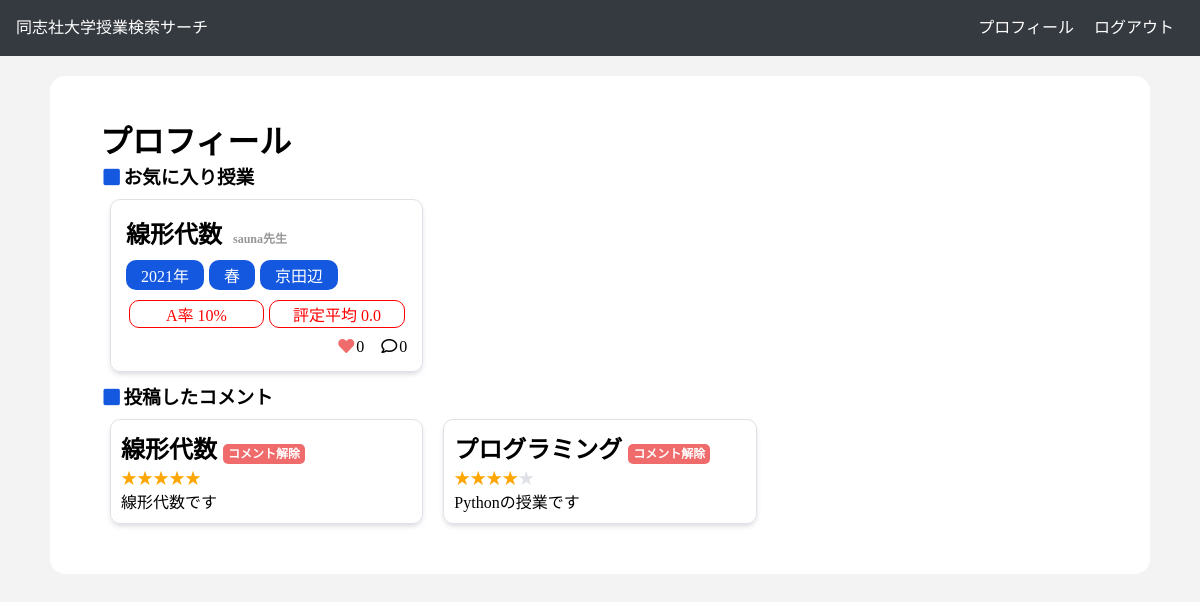
Page /accounts/profile/ (signed in) on the earlier database version.
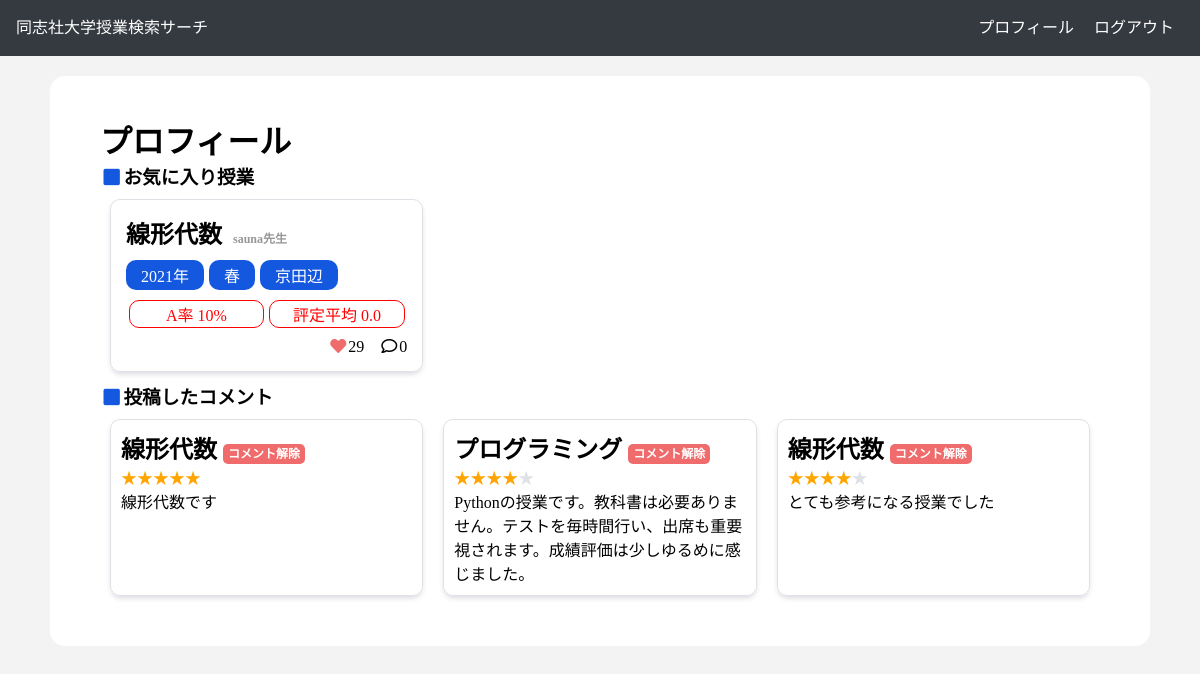
Same page on the later database version.
### dclass_application/models.py (models this page shows, shortened)
class Classes(models.Model):
    class_name = models.CharField(max_length=100)
    a_ratio = models.FloatField(default=0.0)
    b_ratio = models.FloatField(default=0.0)
    c_ratio = models.FloatField(default=0.0)
    d_ratio = models.FloatField(default=0.0)
    f_ratio = models.FloatField(default=0.0)
    o_ratio = models.FloatField(default=0.0)
    average_evaluation = models.FloatField(default=0.0)
    term = models.CharField(max_length=100)
    year = models.IntegerField(default=2021)
    place = models.CharField(max_length=100)
    class_form = models.CharField(max_length=100)
    day = models.CharField(max_length=100)
    time = models.CharField(max_length=100)
    favorite = models.IntegerField(default=0)
    textbook = models.CharField(max_length=100)
    code = models.CharField(max_length=100)
    faculty = models.CharField(max_length=100)
    teacher = models.CharField(max_length=100)
    syllabus_link = models.CharField(max_length=100)
    test_ratio = models.IntegerField(default=0)
    report_ratio = models.IntegerField(default=0)
    participation_ratio = models.IntegerField(default=0)
    comment_num = models.IntegerField(default=0)
    def get_round_a_ratio(self):
        return int(self.a_ratio)

class Comment(models.Model):
    text = models.TextField()
    cl = models.ForeignKey(Classes, on_delete=models.CASCADE)
    user = models.ForeignKey('accounts.CustomUser', on_delete=models.DO_NOTHING)
    star = models.IntegerField(default=0)
    created_at = models.DateTimeField(default=timezone.now)
    def get_star(self):
        return '★' * self.star
    def get_left_star(self):
        return '★' * (5 - self.star)

### accounts/views.py (the view)
# urls.py: path('profile/', ProfileView.as_view(), name = 'profile'),
class ProfileView(LoginRequiredMixin ,TemplateView):
    user_model = CustomUser
    comment_model = Comment
    def get(self, request, *args, **kwargs):
        user = self.user_model.objects.get(id=request.user.id)
        mycomment = self.comment_model.objects.filter(user=user)
        params = {
            'user': user,
            'mycomments': mycomment,
        }
        return render(request, 'accounts/profile.html', params)

### accounts/templates/accounts/profile.html (shortened to what this page needs)
{% extends 'base.html' %}
{% block main %}
    <div class="wrapper">
        <h1>プロフィール</h1>
        <h3><i class="fas fa-square fa-fw my-blue"></i>お気に入り授業</h3>
        <div class="class_w">
            {% for cl in user.favorite_class.all %}
                {% include "_class_list.html" %}
            {% empty %}
                <p>お気に入り登録はありません</p>
            {% endfor %}
        </div>
        <h3><i class="fas fa-square fa-fw my-blue"></i>投稿したコメント</h3>
        <div class="comment_w">
            {% for comment in mycomments %}
                <div class="class_result">
                    <div class="comment_result_content">
                        <h2>
                            {{comment.cl.class_name}}
                            <a class="remove_comment" href={% url 'remove_comment'　comment.id %}>コメント解除</a>
                        </h2>
                        <span class="star">{{comment.get_star}}</span><span class="my-gray">{{comment.get_left_star}}</span>
                        <p>{{comment.text}}</p>
                    </div>
                </div>
            {% empty %}
                <p>コメントがありません</p>
            {% endfor %}
    </div>
    </div>
{% endblock main %}

### dclass_application/templates/_class_list.html
<div class="class_result">
    <a href="{% url 'class' cl.id %}">
        <div class="class_result_content">
            <ul>
                <li>
                    <h2>
                        {{ cl.class_name }}
                        <span class='teacher_name'>{{ cl.teacher }}先生</span>
                    </h2>
                </li>
                <li>
                    <p class="tag">{{ cl.year }}年</p>
                    <p class="tag">{{ cl.term }}</p>
                    <p class="tag">{{ cl.place}}</p>
                </li>
                <li>
                    <p class="class_a_average_evaluation">A率 {{cl.get_round_a_ratio}}%</p>
                    <p class="class_a_average_evaluation">評定平均 {{cl.average_evaluation}}</p>
                <li>
                    <p><i class="fas fa-heart fa-fw my-pink"></i>{{ cl.favorite }}</p>
                    <p><i class="far fa-comment fa-fw"></i>{{cl.comment_num}}</p>
                </li>
            </ul>
        </div>
    </a>
</div>

Differences in the rows shown:
changed Classes "線形代数": favorite "0" → "29"
changed Comment "プログラミング": text "Pythonの授業です" → "Pythonの授業です。教科書は必要ありません。テストを毎時間行い、出席も重要視されます。成績評価は少しゆるめに感じました。"
added Comment: cl.class_name "線形代数", get_star "★★★★", get_left_star "★", text "とても参考になる授業でした"
